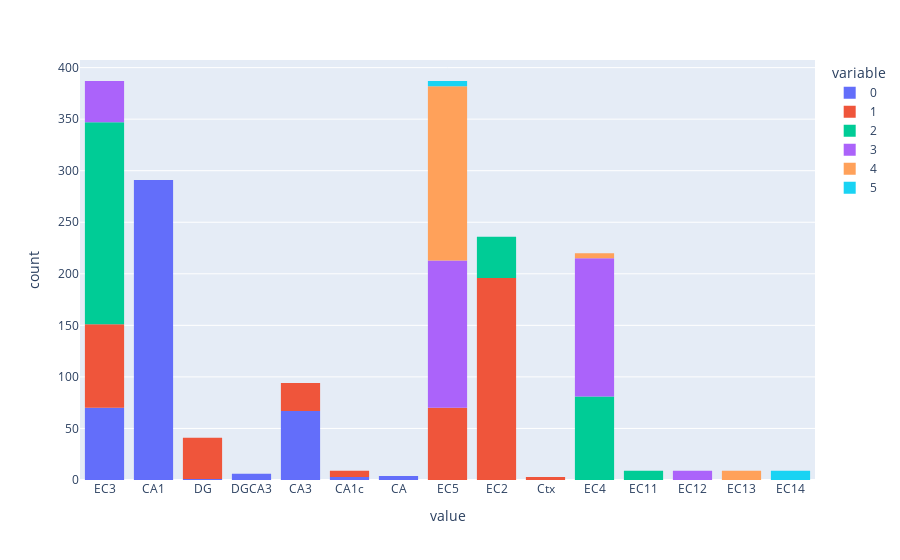

Source (notebook cell):
### Code cell
import numpy as np
px.histogram([list(np.unique(list(entry.values()))) for entry in doc_behavior['elepos'].iloc])

### Figure 1 — Plotly figure (JSON) as saved in the notebook; plotly's stock layout.template omitted (floating-point values rounded to 4 significant figures; data arrays with more than 128 entries replaced by an {"elided": "..."} marker saying what was removed)
{"data": [{"alignmentgroup": "True", "bingroup": "x", "hovertemplate": "variable=0<br>value=%{x}<br>count=%{y}<extra></extra>", "legendgroup": "0", "marker": {"color": "#636efa", "pattern": {"shape": ""}}, "name": "0", "offsetgroup": "0", "orientation": "v", "showlegend": true, "type": "histogram", "x": {"elided": "442 str values"}, "xaxis": "x", "yaxis": "y"}, {"alignmentgroup": "True", "bingroup": "x", "hovertemplate": "variable=1<br>value=%{x}<br>count=%{y}<extra></extra>", "legendgroup": "1", "marker": {"color": "#EF553B", "pattern": {"shape": ""}}, "name": "1", "offsetgroup": "1", "orientation": "v", "showlegend": true, "type": "histogram", "x": {"elided": "442 str values"}, "xaxis": "x", "yaxis": "y"}, {"alignmentgroup": "True", "bingroup": "x", "hovertemplate": "variable=2<br>value=%{x}<br>count=%{y}<extra></extra>", "legendgroup": "2", "marker": {"color": "#00cc96", "pattern": {"shape": ""}}, "name": "2", "offsetgroup": "2", "orientation": "v", "showlegend": true, "type": "histogram", "x": {"elided": "442 str values"}, "xaxis": "x", "yaxis": "y"}, {"alignmentgroup": "True", "bingroup": "x", "hovertemplate": "variable=3<br>value=%{x}<br>count=%{y}<extra></extra>", "legendgroup": "3", "marker": {"color": "#ab63fa", "pattern": {"shape": ""}}, "name": "3", "offsetgroup": "3", "orientation": "v", "showlegend": true, "type": "histogram", "x": {"elided": "442 str values"}, "xaxis": "x", "yaxis": "y"}, {"alignmentgroup": "True", "bingroup": "x", "hovertemplate": "variable=4<br>value=%{x}<br>count=%{y}<extra></extra>", "legendgroup": "4", "marker": {"color": "#FFA15A", "pattern": {"shape": ""}}, "name": "4", "offsetgroup": "4", "orientation": "v", "showlegend": true, "type": "histogram", "x": {"elided": "442 str values"}, "xaxis": "x", "yaxis": "y"}, {"alignmentgroup": "True", "bingroup": "x", "hovertemplate": "variable=5<br>value=%{x}<br>count=%{y}<extra></extra>", "legendgroup": "5", "marker": {"color": "#19d3f3", "pattern": {"shape": ""}}, "name": "5", "offsetgroup": "5", "orientation": "v", "showlegend": true, "type": "histogram", "x": {"elided": "442 str values"}, "xaxis": "x", "yaxis": "y"}], "layout": {"barmode": "relative", "legend": {"title": {"text": "variable"}, "tracegroupgap": 0}, "margin": {"t": 60}, "xaxis": {"anchor": "y", "domain": [0, 1], "title": {"text": "value"}}, "yaxis": {"anchor": "x", "domain": [0, 1], "title": {"text": "count"}}}}
